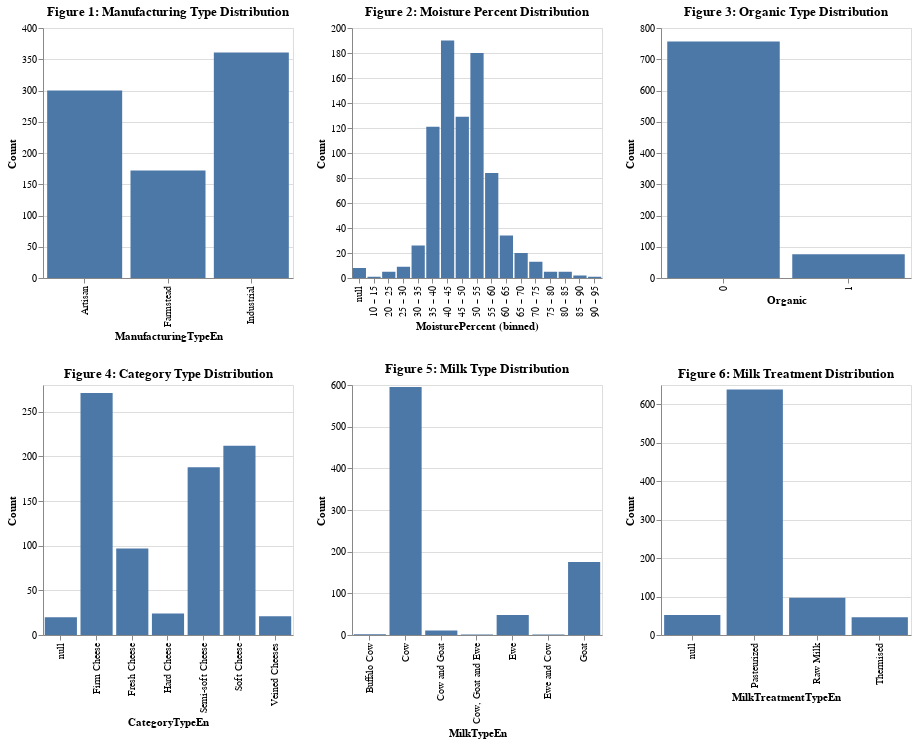

Notebook cell for this chart:
### Markdown cell above
We can now explore the distribution of each of our feature variables.

### Code cell
base_chart = alt.Chart(train_df, height=250, width=250).mark_bar().encode(
    y = alt.Y('count():Q', title='Count')
)

chart1 = base_chart.encode(x = alt.X('ManufacturingTypeEn:N')).properties(title="Figure 1: Manufacturing Type Distribution") 
chart2 = base_chart.encode(x = alt.X('MoisturePercent:N', bin=alt.Bin(maxbins=20))).properties(title="Figure 2: Moisture Percent Distribution")
chart3 = base_chart.encode(x = alt.X('Organic:N')).properties(title="Figure 3: Organic Type Distribution")
chart4 = base_chart.encode(x = alt.X('CategoryTypeEn:N')).properties(title="Figure 4: Category Type Distribution")
chart5 = base_chart.encode(x = alt.X('MilkTypeEn:N')).properties(title="Figure 5: Milk Type Distribution")
chart6 = base_chart.encode(x = alt.X('MilkTreatmentTypeEn:N')).properties(title="Figure 6: Milk Treatment Distribution")

(chart1 | chart2 | chart3) & (chart4 | chart5 | chart6)

### Figure 1 — Vega-Lite specification as saved in the notebook (floating-point values rounded to 4 significant figures; data arrays with more than 128 entries replaced by an {"elided": "..."} marker saying what was removed)
{"config": {"view": {"continuousWidth": 400, "continuousHeight": 300}}, "vconcat": [{"hconcat": [{"mark": "bar", "encoding": {"x": {"type": "nominal", "field": "ManufacturingTypeEn"}, "y": {"type": "quantitative", "aggregate": "count", "title": "Count"}}, "height": 250, "title": "Figure 1: Manufacturing Type Distribution", "width": 250}, {"mark": "bar", "encoding": {"x": {"type": "nominal", "bin": {"maxbins": 20}, "field": "MoisturePercent"}, "y": {"type": "quantitative", "aggregate": "count", "title": "Count"}}, "height": 250, "title": "Figure 2: Moisture Percent Distribution", "width": 250}, {"mark": "bar", "encoding": {"x": {"type": "nominal", "field": "Organic"}, "y": {"type": "quantitative", "aggregate": "count", "title": "Count"}}, "height": 250, "title": "Figure 3: Organic Type Distribution", "width": 250}]}, {"hconcat": [{"mark": "bar", "encoding": {"x": {"type": "nominal", "field": "CategoryTypeEn"}, "y": {"type": "quantitative", "aggregate": "count", "title": "Count"}}, "height": 250, "title": "Figure 4: Category Type Distribution", "width": 250}, {"mark": "bar", "encoding": {"x": {"type": "nominal", "field": "MilkTypeEn"}, "y": {"type": "quantitative", "aggregate": "count", "title": "Count"}}, "height": 250, "title": "Figure 5: Milk Type Distribution", "width": 250}, {"mark": "bar", "encoding": {"x": {"type": "nominal", "field": "MilkTreatmentTypeEn"}, "y": {"type": "quantitative", "aggregate": "count", "title": "Count"}}, "height": 250, "title": "Figure 6: Milk Treatment Distribution", "width": 250}]}], "data": {"name": "data-870f4fd4ffbc406ba6d505001a7ce1da"}, "$schema": "https://vega.github.io/schema/vega-lite/v4.8.1.json", "datasets": {"data-870f4fd4ffbc406ba6d505001a7ce1da": {"elided": "833 records"}}}
